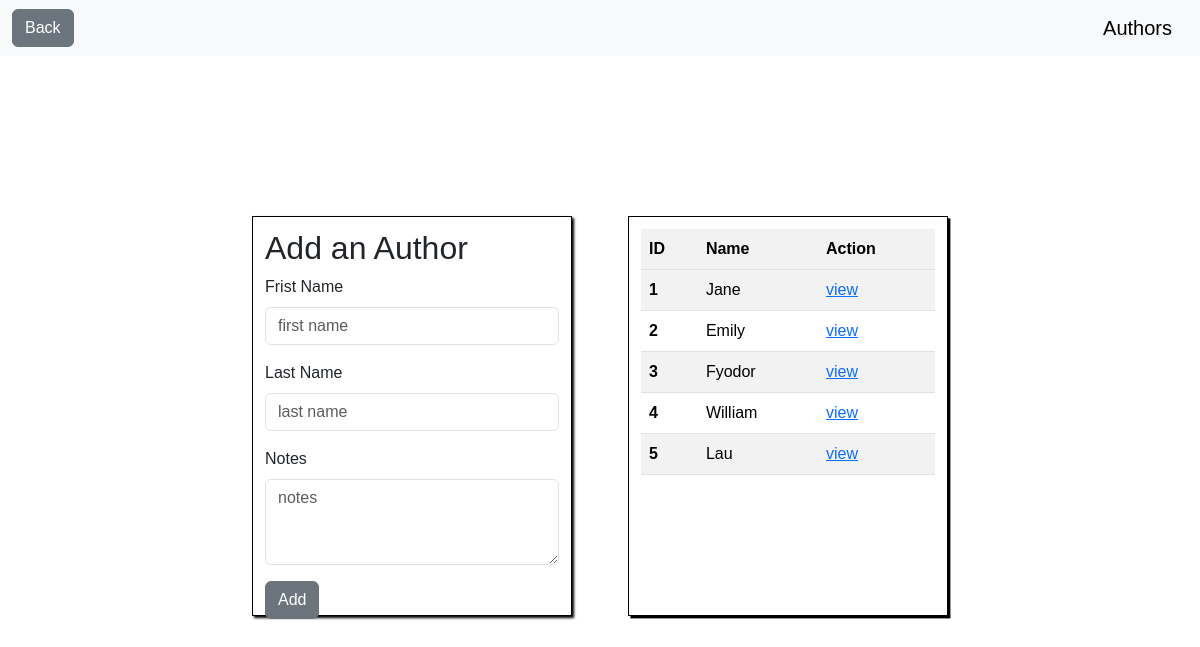
The app's page /authors, older data.
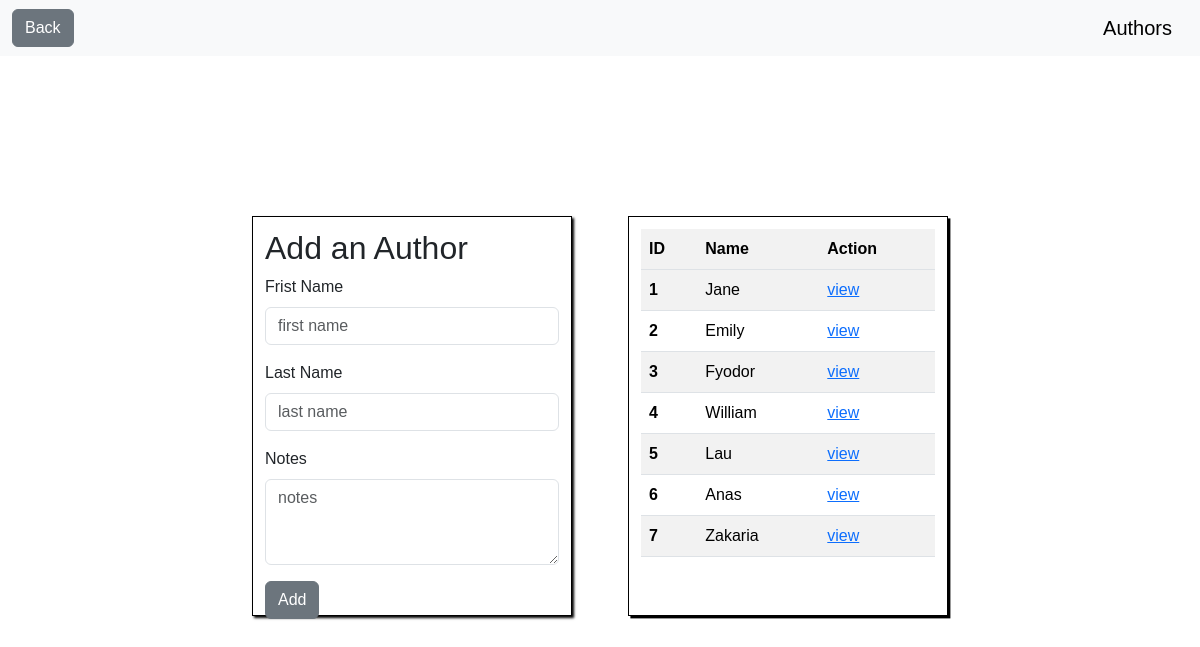
The same page, newer data.
### books_authors_app/models.py (models this page shows)
class Author(models.Model):
    first_name = models.CharField(max_length=45)
    last_name = models.CharField(max_length=45)
    books = models.ManyToManyField(Book, related_name="authors")
    created_at = models.DateTimeField(auto_now_add=True)
    updated_at = models.DateTimeField(auto_now=True)
    notes = models.TextField()

### books_authors_app/views.py (the view)
# urls.py: path('authors', views.authors),
def authors(request):
    context = {
        'authors' : models.get_all_authors()
    }
    return render(request, 'author_add.html', context)

### books_authors_app/models.py (called while the page is built)
def get_all_authors():
    return Author.objects.all()

### books_authors_app/templates/author_add.html (shortened to what this page needs)
<!DOCTYPE html>
<html lang="en">
<head>
    {% load static %}
    <link rel="stylesheet" href="{% static 'css/bootstrap/bootstrap.css' %}">
    <link rel="stylesheet" href="{% static 'css/my_css/my_style.css' %}">
</head>
<body>
    <nav class="navbar bg-body-tertiary">
        <div class="container-fluid">
            <a href="/" class="btn btn-secondary">Back</a>
            <a class="navbar-brand">Authors</a>
        </div>
    </nav>
    <div class="container">
        <form class="form-add-author" action="/createAuthor" method="post">
            <h2>Add an Author</h2>
            <div class="mb-3">
                <label class="form-label">Frist Name</label>
                <input type="text" class="form-control" placeholder="first name" name="first_name">
            </div>
            <div class="mb-3">
                <label class="form-label">Last Name</label>
                <input type="text" class="form-control" placeholder="last name" name="last_name">
            </div>
            <div class="mb-3">
                <label class="form-label">Notes</label>
                <textarea class="form-control" rows="3" name="notes" placeholder="notes"></textarea>
            </div>
            <button type="submit" class="btn btn-secondary">Add</button>
        </form>
        <div class="table-authors">
            <table class="table table-striped">
                <tr>
                    <th scope="col">ID</th>
                    <th scope="col">Name</th>
                    <th scope="col">Action</th>
                  </tr>
                <tbody>
                    {% for author in authors %}
                    <tr>
                        <th scope="row">{{ author.id }}</th>
                        <td>{{ author.first_name }}</td>
                        <td><a href="/author/{{ author.id }}">view</a></td>
                    </tr>
                    {% endfor %}
                </tbody>
            </table>
        </div>
    </div>
</body>
</html>

Row changes from the older to the newer data that the page shows:
added Author: id "6", first_name "Anas"
added Author: id "7", first_name "Zakaria"
